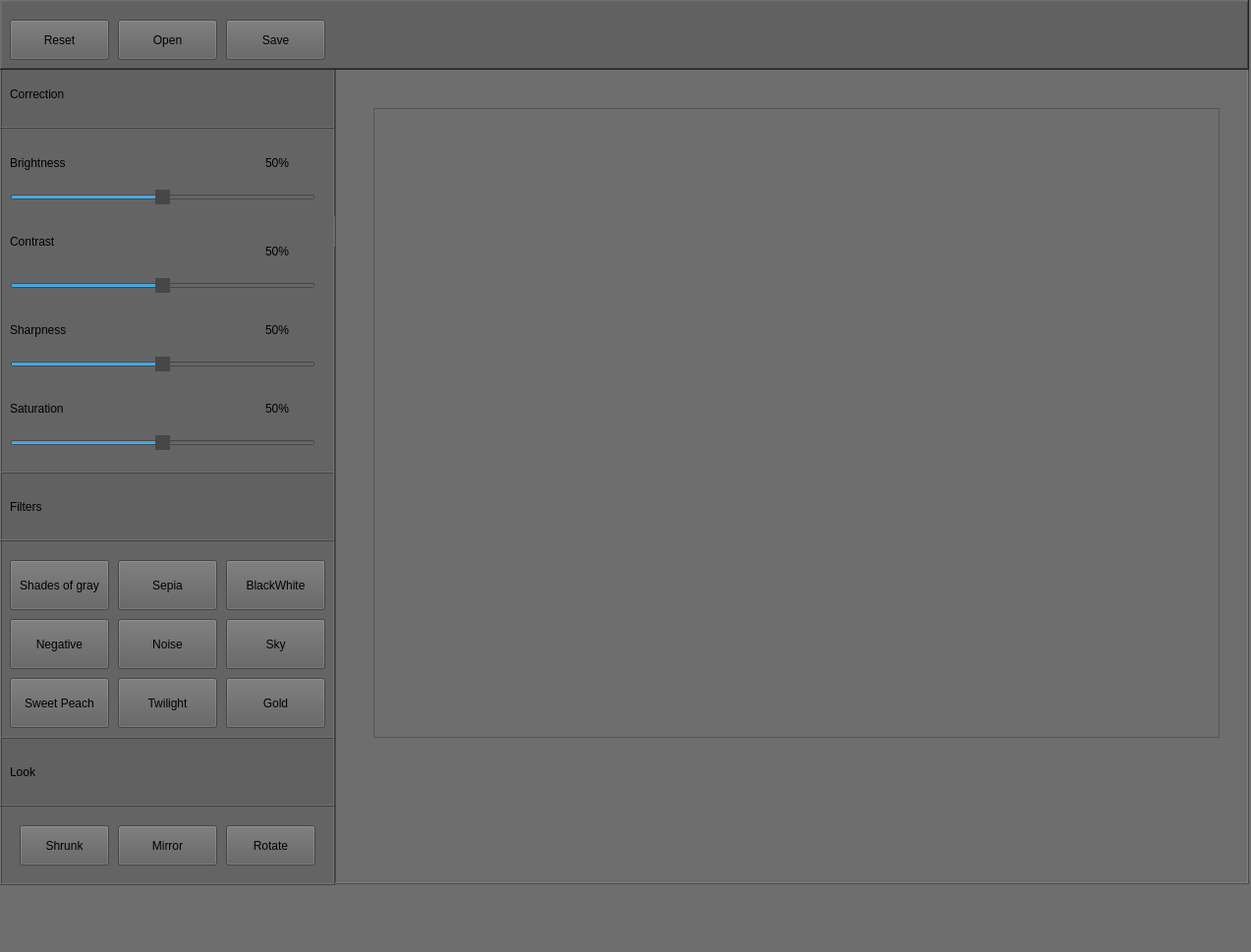
<?xml version="1.0" encoding="UTF-8"?>
<ui version="4.0">
 <class>MainWindow</class>
 <widget class="QMainWindow" name="MainWindow">
  <property name="geometry">
   <rect>
    <x>0</x>
    <y>0</y>
    <width>1273</width>
    <height>969</height>
   </rect>
  </property>
  <property name="windowTitle">
   <string>MainWindow</string>
  </property>
  <property name="styleSheet">
   <string notr="true">background-color: rgb(110, 110, 110);</string>
  </property>
  <widget class="QWidget" name="centralwidget">
   <widget class="QFrame" name="m_left">
    <property name="geometry">
     <rect>
      <x>0</x>
      <y>-20</y>
      <width>341</width>
      <height>921</height>
     </rect>
    </property>
    <property name="styleSheet">
     <string notr="true">background-color: rgb(100, 100, 100);</string>
    </property>
    <property name="frameShape">
     <enum>QFrame::Box</enum>
    </property>
    <property name="frameShadow">
     <enum>QFrame::Raised</enum>
    </property>
    <widget class="QLabel" name="la_br">
     <property name="geometry">
      <rect>
       <x>10</x>
       <y>160</y>
       <width>311</width>
       <height>51</height>
      </rect>
     </property>
     <property name="styleSheet">
      <string notr="true">font: 15pt &quot;Tempus Sans ITC&quot;;</string>
     </property>
     <property name="text">
      <string>Brightness</string>
     </property>
    </widget>
    <widget class="QSlider" name="sl_brightness">
     <property name="geometry">
      <rect>
       <x>10</x>
       <y>210</y>
       <width>311</width>
       <height>22</height>
      </rect>
     </property>
     <property name="styleSheet">
      <string notr="true">QSlider::handle:horizontal {
    border: 10px solid rgb(71, 71, 71);
}

QSlider::handle:horizontal:hover {
    border: 10px solid rgb(122, 121, 121);
}
</string>
     </property>
     <property name="maximum">
      <number>100</number>
     </property>
     <property name="pageStep">
      <number>1</number>
     </property>
     <property name="value">
      <number>50</number>
     </property>
     <property name="orientation">
      <enum>Qt::Horizontal</enum>
     </property>
    </widget>
    <widget class="QLabel" name="la_con">
     <property name="geometry">
      <rect>
       <x>10</x>
       <y>240</y>
       <width>311</width>
       <height>51</height>
      </rect>
     </property>
     <property name="styleSheet">
      <string notr="true">font: 15pt &quot;Tempus Sans ITC&quot;;</string>
     </property>
     <property name="text">
      <string>Contrast</string>
     </property>
    </widget>
    <widget class="QSlider" name="sl_contrast">
     <property name="geometry">
      <rect>
       <x>10</x>
       <y>300</y>
       <width>311</width>
       <height>22</height>
      </rect>
     </property>
     <property name="mouseTracking">
      <bool>false</bool>
     </property>
     <property name="styleSheet">
      <string notr="true">QSlider::handle:horizontal {
    border: 10px solid rgb(71, 71, 71);
}

QSlider::handle:horizontal:hover {
    border: 10px solid rgb(122, 121, 121);
}
</string>
     </property>
     <property name="maximum">
      <number>100</number>
     </property>
     <property name="pageStep">
      <number>1</number>
     </property>
     <property name="value">
      <number>50</number>
     </property>
     <property name="sliderPosition">
      <number>50</number>
     </property>
     <property name="orientation">
      <enum>Qt::Horizontal</enum>
     </property>
    </widget>
    <widget class="QLabel" name="la_sh">
     <property name="geometry">
      <rect>
       <x>10</x>
       <y>330</y>
       <width>311</width>
       <height>51</height>
      </rect>
     </property>
     <property name="styleSheet">
      <string notr="true">font: 15pt &quot;Tempus Sans ITC&quot;;</string>
     </property>
     <property name="text">
      <string>Sharpness</string>
     </property>
    </widget>
    <widget class="QSlider" name="sl_sharpness">
     <property name="geometry">
      <rect>
       <x>10</x>
       <y>380</y>
       <width>311</width>
       <height>22</height>
      </rect>
     </property>
     <property name="styleSheet">
      <string notr="true">QSlider::handle:horizontal {
    border: 10px solid rgb(71, 71, 71);
}

QSlider::handle:horizontal:hover {
    border: 10px solid rgb(122, 121, 121);
}
</string>
     </property>
     <property name="maximum">
      <number>100</number>
     </property>
     <property name="pageStep">
      <number>1</number>
     </property>
     <property name="value">
      <number>50</number>
     </property>
     <property name="orientation">
      <enum>Qt::Horizontal</enum>
     </property>
    </widget>
    <widget class="QLabel" name="la_sat">
     <property name="geometry">
      <rect>
       <x>10</x>
       <y>410</y>
       <width>311</width>
       <height>51</height>
      </rect>
     </property>
     <property name="styleSheet">
      <string notr="true">font: 15pt &quot;Tempus Sans ITC&quot;;</string>
     </property>
     <property name="text">
      <string>Saturation</string>
     </property>
    </widget>
    <widget class="QSlider" name="sl_saturation">
     <property name="geometry">
      <rect>
       <x>10</x>
       <y>460</y>
       <width>311</width>
       <height>22</height>
      </rect>
     </property>
     <property name="styleSheet">
      <string notr="true">QSlider::handle:horizontal {
    border: 10px solid rgb(71, 71, 71);
}

QSlider::handle:horizontal:hover {
    border: 10px solid rgb(122, 121, 121);
}
</string>
     </property>
     <property name="maximum">
      <number>100</number>
     </property>
     <property name="pageStep">
      <number>1</number>
     </property>
     <property name="value">
      <number>50</number>
     </property>
     <property name="orientation">
      <enum>Qt::Horizontal</enum>
     </property>
    </widget>
    <widget class="QPushButton" name="btn_negative">
     <property name="geometry">
      <rect>
       <x>10</x>
       <y>650</y>
       <width>101</width>
       <height>51</height>
      </rect>
     </property>
     <property name="styleSheet">
      <string notr="true">QPushButton {font: 
	12pt &quot;Tempus Sans ITC&quot;;
	background-color: rgb(95, 95, 95);
}

QPushButton:hover {
	background-color: rgb(100, 100, 100);
}</string>
     </property>
     <property name="text">
      <string>Negative</string>
     </property>
    </widget>
    <widget class="QPushButton" name="btn_blackwhite">
     <property name="geometry">
      <rect>
       <x>230</x>
       <y>590</y>
       <width>101</width>
       <height>51</height>
      </rect>
     </property>
     <property name="styleSheet">
      <string notr="true">QPushButton {font: 
	12pt &quot;Tempus Sans ITC&quot;;
	background-color: rgb(95, 95, 95);
}

QPushButton:hover {
	background-color: rgb(100, 100, 100);
}</string>
     </property>
     <property name="text">
      <string>BlackWhite</string>
     </property>
    </widget>
    <widget class="QPushButton" name="btn_shadesofgray">
     <property name="geometry">
      <rect>
       <x>10</x>
       <y>590</y>
       <width>101</width>
       <height>51</height>
      </rect>
     </property>
     <property name="styleSheet">
      <string notr="true">QPushButton {font: 
	12pt &quot;Tempus Sans ITC&quot;;
	background-color: rgb(95, 95, 95);
}

QPushButton:hover {
	background-color: rgb(100, 100, 100);
}</string>
     </property>
     <property name="text">
      <string>Shades of gray</string>
     </property>
    </widget>
    <widget class="QPushButton" name="btn_sepia">
     <property name="geometry">
      <rect>
       <x>120</x>
       <y>590</y>
       <width>101</width>
       <height>51</height>
      </rect>
     </property>
     <property name="styleSheet">
      <string notr="true">QPushButton {font: 
	12pt &quot;Tempus Sans ITC&quot;;
	background-color: rgb(95, 95, 95);
}

QPushButton:hover {
	background-color: rgb(100, 100, 100);
}</string>
     </property>
     <property name="text">
      <string>Sepia</string>
     </property>
    </widget>
    <widget class="QPushButton" name="btn_noise">
     <property name="geometry">
      <rect>
       <x>120</x>
       <y>650</y>
       <width>101</width>
       <height>51</height>
      </rect>
     </property>
     <property name="styleSheet">
      <string notr="true">QPushButton {font: 
	12pt &quot;Tempus Sans ITC&quot;;
	background-color: rgb(95, 95, 95);
}

QPushButton:hover {
	background-color: rgb(100, 100, 100);
}</string>
     </property>
     <property name="text">
      <string>Noise</string>
     </property>
    </widget>
    <widget class="QPushButton" name="btn_sky">
     <property name="geometry">
      <rect>
       <x>230</x>
       <y>650</y>
       <width>101</width>
       <height>51</height>
      </rect>
     </property>
     <property name="styleSheet">
      <string notr="true">QPushButton {font: 
	12pt &quot;Tempus Sans ITC&quot;;
	background-color: rgb(95, 95, 95);
}

QPushButton:hover {
	background-color: rgb(100, 100, 100);
}</string>
     </property>
     <property name="text">
      <string>Sky</string>
     </property>
    </widget>
    <widget class="QPushButton" name="btn_gold">
     <property name="geometry">
      <rect>
       <x>230</x>
       <y>710</y>
       <width>101</width>
       <height>51</height>
      </rect>
     </property>
     <property name="styleSheet">
      <string notr="true">QPushButton {font: 
	12pt &quot;Tempus Sans ITC&quot;;
	background-color: rgb(95, 95, 95);
}

QPushButton:hover {
	background-color: rgb(100, 100, 100);
}</string>
     </property>
     <property name="text">
      <string>Gold</string>
     </property>
    </widget>
    <widget class="QPushButton" name="btn_twilight">
     <property name="geometry">
      <rect>
       <x>120</x>
       <y>710</y>
       <width>101</width>
       <height>51</height>
      </rect>
     </property>
     <property name="styleSheet">
      <string notr="true">QPushButton {font: 
	12pt &quot;Tempus Sans ITC&quot;;
	background-color: rgb(95, 95, 95);
}

QPushButton:hover {
	background-color: rgb(100, 100, 100);
}</string>
     </property>
     <property name="text">
      <string>Twilight</string>
     </property>
    </widget>
    <widget class="QPushButton" name="btn_sweetpeach">
     <property name="geometry">
      <rect>
       <x>10</x>
       <y>710</y>
       <width>101</width>
       <height>51</height>
      </rect>
     </property>
     <property name="styleSheet">
      <string notr="true">QPushButton {font: 
	12pt &quot;Tempus Sans ITC&quot;;
	background-color: rgb(95, 95, 95);
}

QPushButton:hover {
	background-color: rgb(100, 100, 100);
}</string>
     </property>
     <property name="text">
      <string>Sweet Peach</string>
     </property>
    </widget>
    <widget class="QFrame" name="frame">
     <property name="geometry">
      <rect>
       <x>0</x>
       <y>80</y>
       <width>341</width>
       <height>71</height>
      </rect>
     </property>
     <property name="styleSheet">
      <string notr="true">background-color: rgb(97, 97, 97);</string>
     </property>
     <property name="frameShape">
      <enum>QFrame::Box</enum>
     </property>
     <property name="frameShadow">
      <enum>QFrame::Raised</enum>
     </property>
     <widget class="QLabel" name="la_cor">
      <property name="geometry">
       <rect>
        <x>10</x>
        <y>10</y>
        <width>311</width>
        <height>51</height>
       </rect>
      </property>
      <property name="styleSheet">
       <string notr="true">font: 19pt &quot;Tempus Sans ITC&quot;;</string>
      </property>
      <property name="text">
       <string>Correction</string>
      </property>
     </widget>
    </widget>
    <widget class="QFrame" name="frame_3">
     <property name="geometry">
      <rect>
       <x>0</x>
       <y>500</y>
       <width>341</width>
       <height>71</height>
      </rect>
     </property>
     <property name="frameShape">
      <enum>QFrame::Box</enum>
     </property>
     <property name="frameShadow">
      <enum>QFrame::Raised</enum>
     </property>
     <widget class="QLabel" name="la_cor_3">
      <property name="geometry">
       <rect>
        <x>10</x>
        <y>10</y>
        <width>311</width>
        <height>51</height>
       </rect>
      </property>
      <property name="styleSheet">
       <string notr="true">font: 19pt &quot;Tempus Sans ITC&quot;;</string>
      </property>
      <property name="text">
       <string>Filters</string>
      </property>
     </widget>
     <widget class="QFrame" name="frame_5">
      <property name="geometry">
       <rect>
        <x>0</x>
        <y>0</y>
        <width>341</width>
        <height>71</height>
       </rect>
      </property>
      <property name="styleSheet">
       <string notr="true">background-color: rgb(97, 97, 97);</string>
      </property>
      <property name="frameShape">
       <enum>QFrame::Box</enum>
      </property>
      <property name="frameShadow">
       <enum>QFrame::Raised</enum>
      </property>
      <widget class="QLabel" name="la_cor_4">
       <property name="geometry">
        <rect>
         <x>10</x>
         <y>10</y>
         <width>311</width>
         <height>51</height>
        </rect>
       </property>
       <property name="styleSheet">
        <string notr="true">font: 19pt &quot;Tempus Sans ITC&quot;;</string>
       </property>
       <property name="text">
        <string>Filters</string>
       </property>
      </widget>
     </widget>
    </widget>
    <widget class="QLabel" name="label_br">
     <property name="geometry">
      <rect>
       <x>270</x>
       <y>170</y>
       <width>61</width>
       <height>31</height>
      </rect>
     </property>
     <property name="styleSheet">
      <string notr="true">font: 10pt &quot;Tempus Sans ITC&quot;;</string>
     </property>
     <property name="text">
      <string>50%</string>
     </property>
    </widget>
    <widget class="QLabel" name="label_2">
     <property name="geometry">
      <rect>
       <x>340</x>
       <y>240</y>
       <width>61</width>
       <height>31</height>
      </rect>
     </property>
     <property name="styleSheet">
      <string notr="true">font: 10pt &quot;Tempus Sans ITC&quot;;</string>
     </property>
     <property name="text">
      <string/>
     </property>
    </widget>
    <widget class="QLabel" name="label_con">
     <property name="geometry">
      <rect>
       <x>270</x>
       <y>260</y>
       <width>61</width>
       <height>31</height>
      </rect>
     </property>
     <property name="styleSheet">
      <string notr="true">font: 10pt &quot;Tempus Sans ITC&quot;;</string>
     </property>
     <property name="text">
      <string>50%</string>
     </property>
    </widget>
    <widget class="QLabel" name="label_sh">
     <property name="geometry">
      <rect>
       <x>270</x>
       <y>340</y>
       <width>61</width>
       <height>31</height>
      </rect>
     </property>
     <property name="styleSheet">
      <string notr="true">font: 10pt &quot;Tempus Sans ITC&quot;;</string>
     </property>
     <property name="text">
      <string>50%</string>
     </property>
    </widget>
    <widget class="QLabel" name="label_sat">
     <property name="geometry">
      <rect>
       <x>270</x>
       <y>420</y>
       <width>61</width>
       <height>31</height>
      </rect>
     </property>
     <property name="styleSheet">
      <string notr="true">font: 10pt &quot;Tempus Sans ITC&quot;;</string>
     </property>
     <property name="text">
      <string>50%</string>
     </property>
    </widget>
    <widget class="QFrame" name="frame_6">
     <property name="geometry">
      <rect>
       <x>0</x>
       <y>770</y>
       <width>341</width>
       <height>71</height>
      </rect>
     </property>
     <property name="styleSheet">
      <string notr="true">background-color: rgb(97, 97, 97);</string>
     </property>
     <property name="frameShape">
      <enum>QFrame::Box</enum>
     </property>
     <property name="frameShadow">
      <enum>QFrame::Raised</enum>
     </property>
     <widget class="QLabel" name="la_cor_5">
      <property name="geometry">
       <rect>
        <x>10</x>
        <y>10</y>
        <width>311</width>
        <height>51</height>
       </rect>
      </property>
      <property name="styleSheet">
       <string notr="true">font: 19pt &quot;Tempus Sans ITC&quot;;</string>
      </property>
      <property name="text">
       <string>Look</string>
      </property>
     </widget>
    </widget>
    <widget class="QPushButton" name="btn_rotate">
     <property name="geometry">
      <rect>
       <x>230</x>
       <y>860</y>
       <width>91</width>
       <height>41</height>
      </rect>
     </property>
     <property name="styleSheet">
      <string notr="true">QPushButton {font: 
	12pt &quot;Tempus Sans ITC&quot;;
	background-color: rgb(95, 95, 95);
}

QPushButton:hover {
	background-color: rgb(100, 100, 100);
}</string>
     </property>
     <property name="text">
      <string>Rotate</string>
     </property>
    </widget>
    <widget class="QPushButton" name="btn_mirror">
     <property name="geometry">
      <rect>
       <x>120</x>
       <y>860</y>
       <width>101</width>
       <height>41</height>
      </rect>
     </property>
     <property name="styleSheet">
      <string notr="true">QPushButton {font: 
	12pt &quot;Tempus Sans ITC&quot;;
	background-color: rgb(95, 95, 95);
}

QPushButton:hover {
	background-color: rgb(100, 100, 100);
}</string>
     </property>
     <property name="text">
      <string>Mirror</string>
     </property>
    </widget>
    <widget class="QPushButton" name="btn_shrunk">
     <property name="geometry">
      <rect>
       <x>20</x>
       <y>860</y>
       <width>91</width>
       <height>41</height>
      </rect>
     </property>
     <property name="styleSheet">
      <string notr="true">QPushButton {font: 
	12pt &quot;Tempus Sans ITC&quot;;
	background-color: rgb(95, 95, 95);
}

QPushButton:hover {
	background-color: rgb(100, 100, 100);
}</string>
     </property>
     <property name="text">
      <string>Shrunk</string>
     </property>
    </widget>
    <zorder>la_br</zorder>
    <zorder>frame</zorder>
    <zorder>sl_brightness</zorder>
    <zorder>la_con</zorder>
    <zorder>sl_contrast</zorder>
    <zorder>la_sh</zorder>
    <zorder>sl_sharpness</zorder>
    <zorder>la_sat</zorder>
    <zorder>sl_saturation</zorder>
    <zorder>btn_negative</zorder>
    <zorder>btn_blackwhite</zorder>
    <zorder>btn_shadesofgray</zorder>
    <zorder>btn_sepia</zorder>
    <zorder>btn_noise</zorder>
    <zorder>btn_sky</zorder>
    <zorder>btn_gold</zorder>
    <zorder>btn_twilight</zorder>
    <zorder>btn_sweetpeach</zorder>
    <zorder>frame_3</zorder>
    <zorder>label_br</zorder>
    <zorder>label_2</zorder>
    <zorder>label_con</zorder>
    <zorder>label_sh</zorder>
    <zorder>label_sat</zorder>
    <zorder>frame_6</zorder>
    <zorder>btn_rotate</zorder>
    <zorder>btn_mirror</zorder>
    <zorder>btn_shrunk</zorder>
   </widget>
   <widget class="QFrame" name="frame_2">
    <property name="geometry">
     <rect>
      <x>0</x>
      <y>0</y>
      <width>1271</width>
      <height>71</height>
     </rect>
    </property>
    <property name="styleSheet">
     <string notr="true">background-color: rgb(97, 97, 97);</string>
    </property>
    <property name="frameShape">
     <enum>QFrame::WinPanel</enum>
    </property>
    <property name="frameShadow">
     <enum>QFrame::Raised</enum>
    </property>
    <widget class="QPushButton" name="w2_save">
     <property name="geometry">
      <rect>
       <x>230</x>
       <y>20</y>
       <width>101</width>
       <height>41</height>
      </rect>
     </property>
     <property name="styleSheet">
      <string notr="true">QPushButton {font: 
	12pt &quot;Tempus Sans ITC&quot;;
	background-color: rgb(95, 95, 95);
}

QPushButton:hover {
	background-color: rgb(100, 100, 100);
}</string>
     </property>
     <property name="text">
      <string>Save</string>
     </property>
    </widget>
    <widget class="QPushButton" name="w2_reset">
     <property name="geometry">
      <rect>
       <x>10</x>
       <y>20</y>
       <width>101</width>
       <height>41</height>
      </rect>
     </property>
     <property name="styleSheet">
      <string notr="true">QPushButton {font: 
	12pt &quot;Tempus Sans ITC&quot;;
	background-color: rgb(95, 95, 95);
}

QPushButton:hover {
	background-color: rgb(100, 100, 100);
}</string>
     </property>
     <property name="text">
      <string>Reset</string>
     </property>
    </widget>
    <widget class="QPushButton" name="w2_open">
     <property name="geometry">
      <rect>
       <x>120</x>
       <y>20</y>
       <width>101</width>
       <height>41</height>
      </rect>
     </property>
     <property name="styleSheet">
      <string notr="true">QPushButton {font: 
	12pt &quot;Tempus Sans ITC&quot;;
	background-color: rgb(95, 95, 95);
}

QPushButton:hover {
	background-color: rgb(100, 100, 100);
}</string>
     </property>
     <property name="text">
      <string>Open</string>
     </property>
    </widget>
   </widget>
   <widget class="QLabel" name="image">
    <property name="geometry">
     <rect>
      <x>380</x>
      <y>110</y>
      <width>861</width>
      <height>641</height>
     </rect>
    </property>
    <property name="styleSheet">
     <string notr="true">background-color: rgb(110, 110, 110);</string>
    </property>
    <property name="frameShape">
     <enum>QFrame::StyledPanel</enum>
    </property>
    <property name="text">
     <string/>
    </property>
    <property name="scaledContents">
     <bool>true</bool>
    </property>
   </widget>
   <widget class="QFrame" name="frame_4">
    <property name="geometry">
     <rect>
      <x>340</x>
      <y>59</y>
      <width>931</width>
      <height>841</height>
     </rect>
    </property>
    <property name="frameShape">
     <enum>QFrame::Box</enum>
    </property>
    <property name="frameShadow">
     <enum>QFrame::Raised</enum>
    </property>
   </widget>
   <widget class="QWidget" name="widget" native="true">
    <property name="geometry">
     <rect>
      <x>380</x>
      <y>100</y>
      <width>861</width>
      <height>651</height>
     </rect>
    </property>
   </widget>
   <zorder>widget</zorder>
   <zorder>frame_4</zorder>
   <zorder>m_left</zorder>
   <zorder>frame_2</zorder>
   <zorder>image</zorder>
  </widget>
  <widget class="QMenuBar" name="menubar">
   <property name="geometry">
    <rect>
     <x>0</x>
     <y>0</y>
     <width>1273</width>
     <height>21</height>
    </rect>
   </property>
  </widget>
  <widget class="QStatusBar" name="statusbar"/>
 </widget>
 <resources/>
 <connections/>
</ui>
